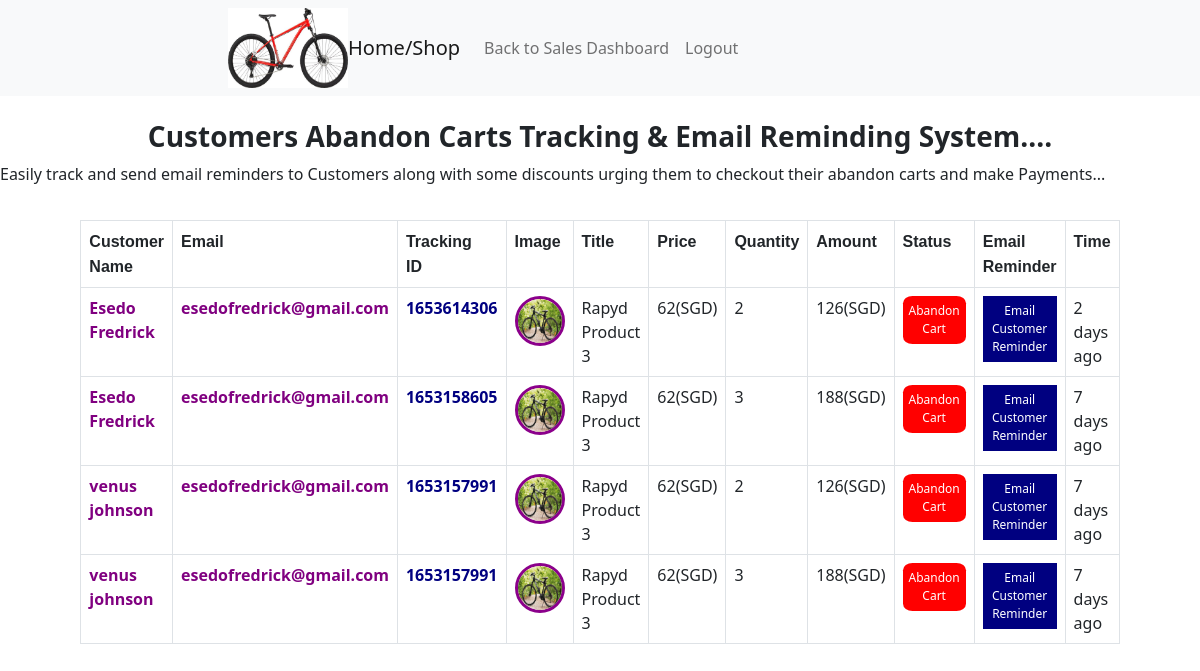
The page /dashboard_cart_abandon.php (signed in) on the database its author committed.
### tables this page shows
CREATE TABLE `cart` (
  `id` int(11) NOT NULL AUTO_INCREMENT,
  `email` varchar(100) DEFAULT NULL,
  `fullname` varchar(100) DEFAULT NULL,
  `address` varchar(200) DEFAULT NULL,
  `postal_code` varchar(10) DEFAULT NULL,
  `country` varchar(100) DEFAULT NULL,
  `cart_session` varchar(100) DEFAULT NULL,
  `price` varchar(100) DEFAULT NULL,
  `product_id` varchar(100) DEFAULT NULL,
  `shipping_rate` varchar(100) DEFAULT NULL,
  `total_amount` varchar(100) DEFAULT NULL,
  `total_amount1` varchar(100) DEFAULT NULL,
  `product_title` varchar(150) DEFAULT NULL,
  `product_photo` varchar(150) DEFAULT NULL,
  `qty` varchar(100) DEFAULT NULL,
  `timer1` varchar(100) DEFAULT NULL,
  `timer2` varchar(100) DEFAULT NULL,
  `cart_status` varchar(50) DEFAULT NULL,
  `reason` text DEFAULT NULL,
  `discount` varchar(20) DEFAULT NULL,
  PRIMARY KEY (`id`)
);

### rapyd_settings.php (called while the page is built, shortened)
<?php
$country_currency_code = 'SGD';
?>

### dashboard_cart_abandon.php (the view, shortened to what this page needs)
<?php
include('rapyd_settings.php');
?>
<!DOCTYPE html>
<html lang="en">
<head>
    <link href="bootstrap.min.css" rel="stylesheet">
    <link rel="stylesheet" href="css/style.css">
</head>
<body>
    <div>
        <nav class="navbar fixed-top navbar-expand-lg navbar-light bg-light">
            <div class="container">
<li class="navbar-brand home_click imagelogo_li_remove" ><img class="img-rounded imagelogo_data" src="img/bike-img.jpeg"></li>
                <a class="navbar-brand" href="index.php">Home/Shop</a>
                <div class="collapse navbar-collapse" id="navbarNav">
                    <ul class="navbar-nav">
                        <li class="nav-item">
                            <a class="nav-link" href="dashboard_sales.php" title="Back to Sales Dashboard">Back to Sales Dashboard</a>
                        </li>
     <li class="nav-item">
                            <a class="nav-link" href="admin_logout.php" title="Logout">Logout</a>
                        </li>
                    </ul>
                </div>
            </div>
        </nav>
<br><br><br><br><br>
<h3><center><b style='color:'>Customers Abandon Carts Tracking & Email Reminding System....</b></center></h3>
Easily track and send email reminders to Customers along with some discounts urging them to checkout their abandon carts and make Payments...
<br><br>
<div class='row'>
<div class='col-sm-12'>
        <div class="container">
            <?php
			include ("data6rst.php");
            $rowpage = 526;
            $limit = 0;
$result = $db->prepare("SELECT * FROM cart where cart_status='abandon' order by id desc limit :row1, :rowpage");
$result->bindValue(':rowpage', (int) trim($rowpage), PDO::PARAM_INT);
$result->bindValue(':row1', (int) trim($limit), PDO::PARAM_INT);
$result->execute();
echo '<div class="tab1_responsive">
<table style="left:0;" border="0" cellspacing="2" cellpadding="2" class="tabj tab1_responsive table table-striped_no table-bordered table-hover">
      <tr>
<th> <font face="Arial">Customer<br>Name</font> </th>
<th> <font face="Arial">Email</font> </th>
<th> <font face="Arial">Tracking<br>ID</font> </th>
          <th> <font face="Arial">Image</font> </th>
          <th> <font face="Arial">Title</font> </th>
          <th> <font face="Arial">Price</font> </th>
          <th> <font face="Arial">Quantity</font> </th>
          <th> <font face="Arial">Amount</font> </th>
<th> <font face="Arial">Status</font> </th>
<th> <font face="Arial">Email Reminder</font> </th>
<th> <font face="Arial">Time</font> </th>
      </tr>';
while($row = $result->fetch()){
                $id= $row['id'];
                $title = $row['product_title'];
                $email = $row['email'];
                $timing = $row['timer1'];
                $fullname =$row['fullname'];
                $photo = $row['product_photo'];
                $address = $row['address'];
                $postal_code = $row['postal_code'];
$price = $row['price'];
$country = $row['country'];
$cart_session = $row['cart_session'];
$product_id = $row['product_id'];
$shipping_rate = $row['shipping_rate'];
$total_amount = $row['total_amount'];
$qty = $row['qty'];
$cart_status = $row['cart_status'];
$total_amount1 = $row['total_amount1'];
if($cart_status == 'abandon'){
$st = "Abandon Cart";
$colorx ="red_css";
}else{
$st = "Cart Activated";
$colorx ="green_css";
}
            ?>
                <div class='post'  id="post_<?php echo $id; ?>">
<?php
if($id){
?>
<tr>
<td><b style='color:purple'><?php echo $fullname; ?></b></td>
<td><b style='color:purple'><?php echo $email; ?></b></td>
<td><b style='color:navy'><?php echo $cart_session; ?></b></td>
                  <td><img class='' style='border-style: solid; border-width:3px; border-color:#8B008B; width:50px;height:50px;
max-width:50px;max-height:50px;border-radius: 50%;' src='uploads/<?php echo $photo; ?>' title='Image'></td>
                  <td><?php echo $title; ?></td>
 <td><?php echo $price; ?>(<?php echo $country_currency_code; ?>)
</td>
                  <td><?php echo $qty; ?></td>
                  <td><?php echo $total_amount; ?>(<?php echo $country_currency_code; ?>)</td>
<td><div class='<?php echo $colorx; ?>' > <?php echo $st; ?> </div></td>
                  <td>
<button title='Email Customer Reminder' class="email_css email_btn btn_action" data-bs-toggle="modal" data-bs-target="#myModal_carto"
 data-id='<?php echo $id; ?>' data-title='<?php echo $title; ?>' data-cart_session='<?php echo $cart_session; ?>'
data-email='<?php echo $email; ?>'
data-fullname='<?php echo $fullname; ?>'
data-photo='<?php echo $photo; ?>'
data-address='<?php echo $address; ?>'
data-postal_code='<?php echo $postal_code; ?>'
data-price='<?php echo $price; ?>'
data-country='<?php echo $country; ?>'
data-product_id='<?php echo $product_id; ?>'
data-shipping_rate='<?php echo $shipping_rate; ?>'
data-qty='<?php echo $qty; ?>'
data-total_payments='<?php echo $total_amount1; ?>'
data-cart_session='<?php echo $cart_session; ?>'
data-cart_id='<?php echo $id; ?>'
>
 Email Customer Reminder</button>
   <div class="result-broadcast_<?php echo $id; ?>"></div></td>
<td><span data-livestamp='<?php echo $timing; ?>'></span></span> </td>
              </tr></div>
<?php } ?>
                </div>
            <?php
            }
            ?>
        </div>
</body>
</html>

### css/style.css (style rules this page uses)
@media (min-width: 1200px) { .container { max-width: 800px; } }

### dashboard_cart_abandon.php (style rules this page uses)
.imagelogo_li_remove { list-style-type: none; margin: 0; padding: 0; }
.imagelogo_data { width:120px; height:80px; }
.tabj { display: flex; flex-direction: column; justify-content: center; padding: 10px; display: flex; align-items: center; float: left; }
.red_css { background:red; color: white; padding: 6px; border:none; border-radius:15%; text-align:center; font-size:12px; }
.email_css { background: navy; color:white; padding:6px; cursor:pointer; border:none; font-size:12px; //border-radius:25%; //font-size:16px; }

### rows shown on the page
cart: fullname "Esedo Fredrick", email "esedofredrick@gmail.com", cart_session "1653614306", product_photo (picture), product_title "Rapyd Product 3", price "62", qty "2", total_amount "126", cart_status "Abandon Cart"
cart: fullname "Esedo Fredrick", email "esedofredrick@gmail.com", cart_session "1653158605", product_photo (picture), product_title "Rapyd Product 3", price "62", qty "3", total_amount "188", cart_status "Abandon Cart"
cart: fullname "venus johnson", email "esedofredrick@gmail.com", cart_session "1653157991", product_photo (picture), product_title "Rapyd Product 3", price "62", qty "2", total_amount "126", cart_status "Abandon Cart"
cart: fullname "venus johnson", email "esedofredrick@gmail.com", cart_session "1653157991", product_photo (picture), product_title "Rapyd Product 3", price "62", qty "3", total_amount "188", cart_status "Abandon Cart"
